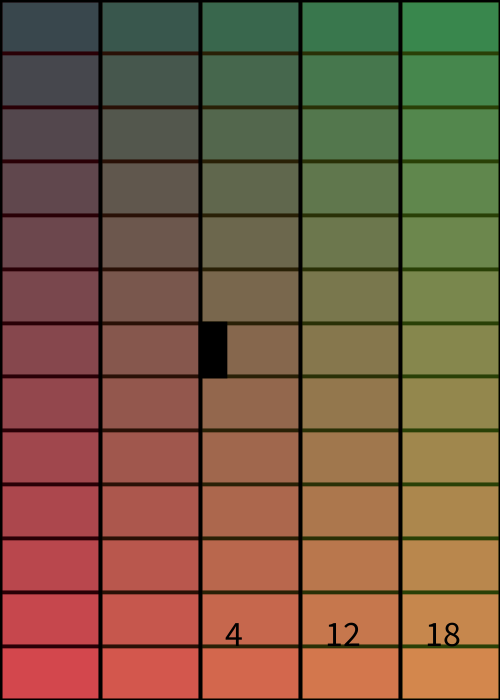
Frame 1 (no input)
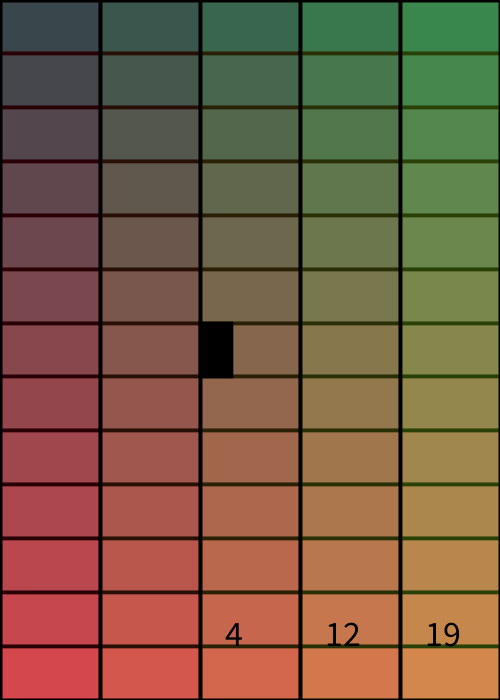
Frame 60 (the mouse pressed at the canvas centre just before this capture)
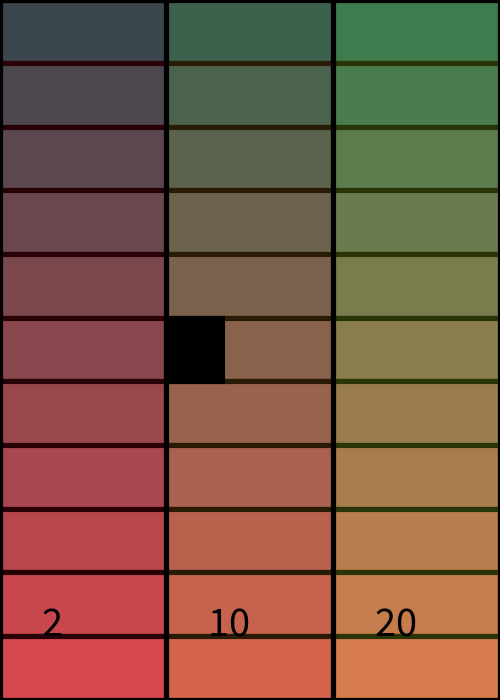
Frame 120 (the mouse held since frame 60 and released just before this capture)

The Processing sketch that drew these frames (run headless with seeded random() and noise(); from frame 60 on, the mouse is pressed at the canvas centre):

// Processing sketch: processing_96624
// ── processing_96624.pde

int min, hour;
float min_delta, hour_delta;
void setup() {
 
  size (500, 700);
  background (255);
}
void draw() {
 
  fill(255);
  rect(0, 0, width, height);
 
  fill (0);
 
  if (mousePressed == true) {
    /* debug mode */
 
    min = mouseX % 60;
    hour = mouseY % 12;
    if (hour == 0)
      hour = 12;
    else
      hour= mouseY % 12;
  }
  else
  {
    min = minute();
    if (hour() % 12 == 0)
      hour = 12;
    else
      hour= hour() % 12;
  }
 
  if (min == 0)
    min_delta = height;
  else
    min_delta = height / (float)(min+1);
 
 
 
  if (hour == 0)
    hour_delta =  width;
  else
    hour_delta = width / (float)(hour+1);
 
  //  noStroke();
  //  rect( 0, min/2*min_delta, width / 60 * second(), min_delta );
 
 
  stroke(0);
  strokeWeight(sqrt(min_delta * hour_delta) / 20);
 
 
  for (int n = 0 ; n <= min ; n ++) {
 
    fill(255/(min+1)*(n+1), 100, 100, 250);
 
    rect(0, min_delta * n, width, min_delta);
  }
 
 
  stroke(0);
  for (int n = 0; n <= hour ; n++ ) {
 
    fill(130, 255/(hour+1)*n, 20, 80);
    rect(hour_delta*n, 0, hour_delta, height);
  }
 
  fill(0);
  rect( hour/2*hour_delta, min/2*min_delta, hour_delta / 60 * second(), min_delta );
 
 
  fill(0);
  textSize(min(min_delta, hour_delta) / 1.5);
  textAlign(LEFT);
 
  if (hour >= 2) {
    text(hour, width - hour_delta*3 + hour_delta / 4, height - min_delta);
    text(min, width - hour_delta*2 + hour_delta / 4, height - min_delta);
    text(second(), width - hour_delta*1 + hour_delta / 4, height - min_delta);
  }
  else if (hour < 2)
  {
    //textSize(100);
    textAlign(CENTER);
    text(hour, width - width / 5 * 4, height - min_delta);
    text(min, width - width / 5 * 3, height - min_delta);
    text(second(), width - width / 5 * 2, height - min_delta);
  }
}
